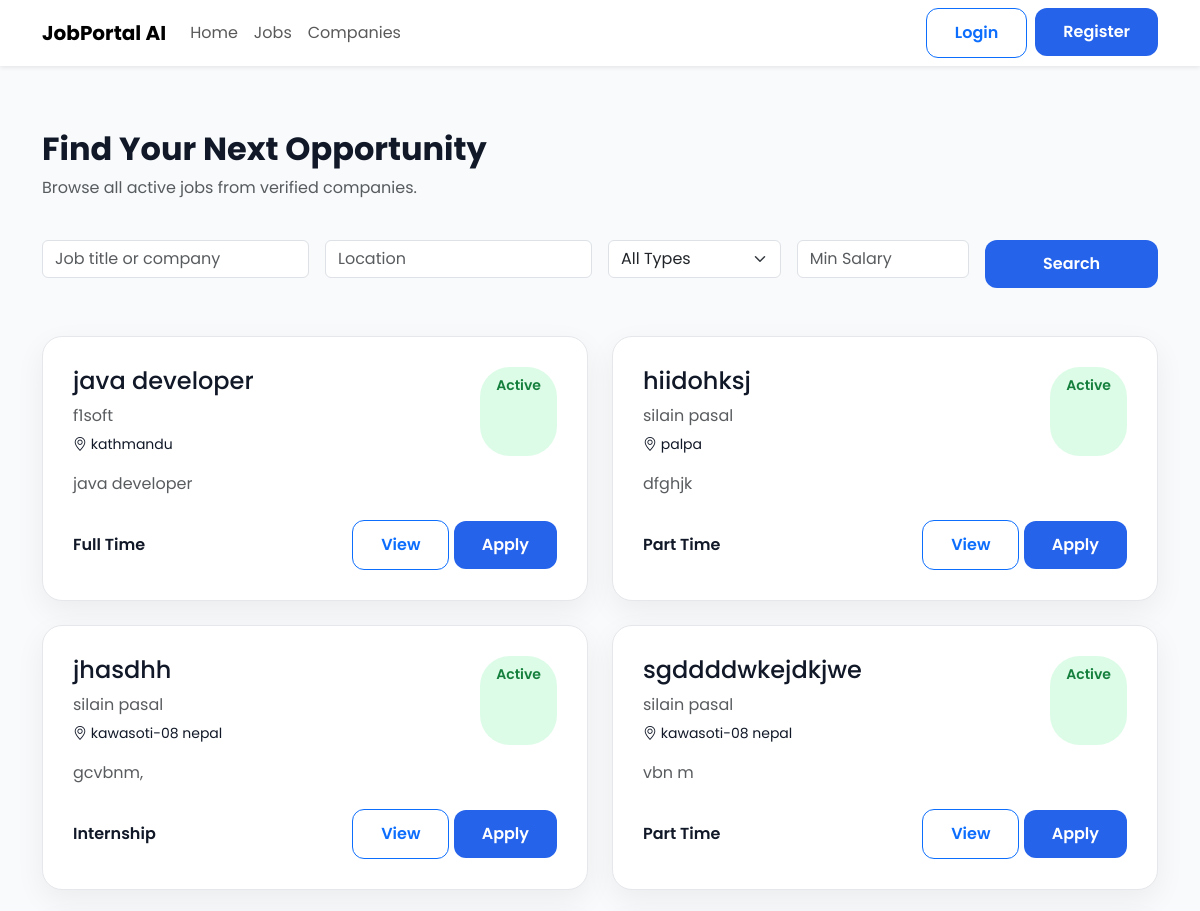
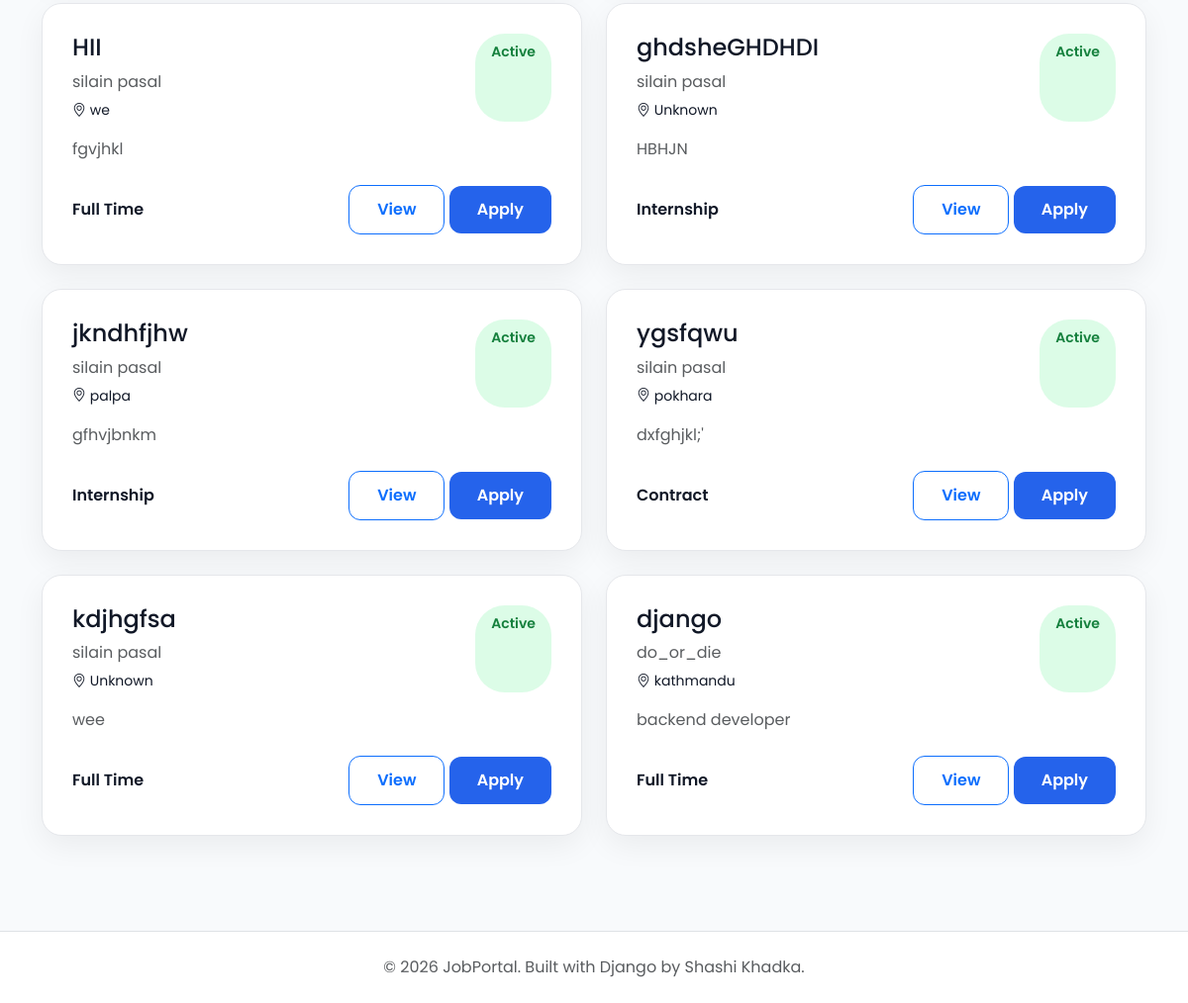
The page /jobs/jobs/ on the database its author committed (2 pictures, top to bottom).
### jobs/models.py (models this page shows, shortened)
class Job(models.Model):
    class EmploymentType(models.TextChoices):
        FULL_TIME = "Full Time"
        PART_TIME = "Part Time"
        INTERNSHIP = "Internship"
        CONTRACT = "Contract"
    class ExperienceLevel(models.TextChoices):
        ENTRY =  "Entry Level"
        MID =  "Mid Level"
        SENIOR = "Senior Level"
    company = models.ForeignKey(Company,on_delete=models.CASCADE,related_name="jobs")
    title = models.CharField(max_length=200)
    slug = models.SlugField(unique=True,blank=True)
    description = models.TextField()
    location = models.CharField(max_length=150)
    employment_type = models.CharField(max_length=20,choices=EmploymentType.choices)
    experience_level = models.CharField( max_length=20, choices=ExperienceLevel.choices )
    salary_min = models.PositiveIntegerField()
    salary_max = models.PositiveIntegerField()
    vacancies = models.PositiveIntegerField(default=1)
    deadline = models.DateField()
    is_active = models.BooleanField(default=True)
    created_at = models.DateTimeField(auto_now_add=True)
    updated_at = models.DateTimeField(auto_now=True)

### companies/models.py (models this page shows, shortened)
class Company(models.Model):
    owner = models.OneToOneField(settings.AUTH_USER_MODEL,on_delete=models.CASCADE,related_name="company")
    company_name = models.CharField(max_length=200)
    slug = models.SlugField(unique=True, blank=True)
    logo = models.ImageField( upload_to="company_logos/", blank=True, null=True)
    description = models.TextField()
    website = models.URLField(blank=True)
    email = models.EmailField()
    phone = models.CharField(max_length=20)
    address = models.TextField()
    location = models.CharField(max_length=255)
    city = models.CharField(max_length=100)
    country = models.CharField(max_length=100)
    established_date = models.DateField()
    employee_count = models.PositiveIntegerField()
    created_at = models.DateTimeField(auto_now_add=True)
    updated_at = models.DateTimeField(auto_now=True)

### jobs/views.py (the view)
# urls.py: path("jobs/", PublicJobListView.as_view(), name="job-list"),
class PublicJobListView(ListView):
    model = Job
    template_name = "jobs/public_job_list.html"
    context_object_name = "jobs" #template ma data jobs naam bata access garna dincha
    paginate_by = 10
    def get_queryset(self): #get_queryset() tells Django-->"Which records should be displayed?"
        queryset = Job.objects.filter(is_active=True, deadline__gte=date.today())  # gte means--> Greater Than or Equal To
        keyword = self.request.GET.get("keyword")
        location = self.request.GET.get("location")
        employment_type = self.request.GET.get("employment_type")
        min_salary = self.request.GET.get("min_salary")
        if keyword:
            queryset = queryset.filter(title__icontains=keyword)
        if location:
            queryset = queryset.filter(location__icontains=location)
        if employment_type:
            queryset = queryset.filter(employment_type=employment_type)
        if min_salary:
            queryset = queryset.filter(salary_max__gte=min_salary)
        return queryset.order_by("-created_at")
    def get_context_data(self, **kwargs):
        context = super().get_context_data(**kwargs)
        context["employment_types"] = Job.EmploymentType.choices
        return context

### templates/jobs/public_job_list.html (shortened to what this page needs)
{% extends "public_base.html" %}
{% block content %}
<div class="container py-5">
    <div class="row mb-4">
        <div class="col-lg-8">
            <h2 class="fw-bold">
                Find Your Next Opportunity
            </h2>
            <p class="text-muted">
                Browse all active jobs from verified companies.
            </p>
        </div>
    </div>
    <form method="GET" class="row g-3 mb-5">
        <div class="col-md-3">
            <input
                type="text"
                class="form-control"
                name="keyword"
                placeholder="Job title or company"
                value="{{ request.GET.keyword }}">
        </div>
        <div class="col-md-3">
            <input
                type="text"
                class="form-control"
                name="location"
                placeholder="Location"
                value="{{ request.GET.location }}">
        </div>
        <div class="col-md-2">
            <select name="employment_type" class="form-select">
                <option value="">All Types</option>
            </select>
        </div>
        <div class="col-md-2">
            <input
                type="number"
                class="form-control"
                name="min_salary"
                placeholder="Min Salary"
                value="{{ request.GET.min_salary }}">
        </div>
        <div class="col-md-2">
            <button class="btn btn-primary w-100">
                Search
            </button>
        </div>
    </form>
    <div class="row g-4">
        {% for job in jobs %}
        <div class="col-lg-6">
            <div class="job-card">
                <div class="d-flex justify-content-between">
                    <div>
                        <h4>
                            {{ job.title }}
                        </h4>
                        <p class="text-muted mb-1">
                            {{ job.company.company_name }}
                        </p>
                        <small>
                            <i class="bi bi-geo-alt"></i>
                            {{ job.location }}
                        </small>
                    </div>
                 <span class="status-badge">
                   Active
                 </span>
                </div>
                <p class="mt-3 text-muted">
                    {{ job.description|truncatewords:25 }}
                </p>
                <div class="d-flex justify-content-between align-items-center mt-4">
                    <span class="fw-semibold">
                        {{ job.get_employment_type_display }}
                    </span>
                    <div>
                        <a href="{% url 'job-detail' job.pk %}"
                           class="btn btn-outline-primary">
                            View
                        </a>
                        <a href="{% url 'apply-job' job.pk %}"
                           class="btn btn-primary">
                            Apply
                        </a>
                    </div>
                </div>
            </div>
        </div>
        {% empty %}
        <div class="text-center py-5">
            <h4>
                No Jobs Found
            </h4>
        </div>
        {% endfor %}
    </div>
</div>
{% endblock %}

### static/css/style.css (style rules this page uses)
* { margin:0; padding:0; box-sizing:border-box; }
body { font-family:'Poppins',sans-serif; background:var(--light); color:var(--dark); }
a { text-decoration:none; }
.btn-primary-custom, .btn-outline-primary, .btn-outline-secondary, .btn-outline-danger, .btn-outline-info, .btn-outline-warning { display:inline-flex; align-items:center; justify-content:center; gap:6px; white-space:nowrap; }

### static/css/home.css (style rules this page uses)
:root { --primary:#2563eb; --primary-dark:#1d4ed8; --success:#16a34a; --warning:#f59e0b; --danger:#ef4444; --text:#111827; --text-light:#6b7280; --border:#e5e7eb; --white:#ffffff; --background:#f8fafc; --radius:18px; --shadow:0 10px 30px rgba(0,0,0,.06); --shadow-hover:0 18px 40px rgba(37,99,235,.15); }
body { background:var(--background); font-family:"Poppins",sans-serif; color:var(--text); }
a { text-decoration:none; }
.btn-primary { background:var(--primary); border:none; border-radius:12px; font-weight:600; padding:12px 28px; }
.btn-outline-primary { border-radius:12px; font-weight:600; padding:12px 28px; }
.job-card { background:#ffffff; border:1px solid #e5e7eb; border-radius:20px; padding:30px; transition:.3s; height:100%; box-shadow:var(--shadow); }
.status-badge { display:inline-block; padding:8px 16px; border-radius:30px; background:#dcfce7; color:#15803d; font-size:14px; font-weight:600; }

### rows shown on the page
Job: title "java developer", company.company_name "f1soft", location "kathmandu", description "java developer", employment_type "Full Time"
Job: title "hiidohksj", company.company_name "silain pasal", location "palpa", description "dfghjk", employment_type "Part Time"
Job: title "jhasdhh", company.company_name "silain pasal", location "kawasoti-08 nepal", description "gcvbnm,", employment_type "Internship"
Job: title "sgddddwkejdkjwe", company.company_name "silain pasal", location "kawasoti-08 nepal", description "vbn m", employment_type "Part Time"
Job: title "HII", company.company_name "silain pasal", location "we", description "fgvjhkl", employment_type "Full Time"
Job: title "ghdsheGHDHDI", company.company_name "silain pasal", location "Unknown", description "HBHJN", employment_type "Internship"
Job: title "jkndhfjhw", company.company_name "silain pasal", location "palpa", description "gfhvjbnkm", employment_type "Internship"
Job: title "ygsfqwu", company.company_name "silain pasal", location "pokhara", description "dxfghjkl;'", employment_type "Contract"
Job: title "kdjhgfsa", company.company_name "silain pasal", location "Unknown", description "wee", employment_type "Full Time"
Job: title "django", company.company_name "do_or_die", location "kathmandu", description "backend developer", employment_type "Full Time"
